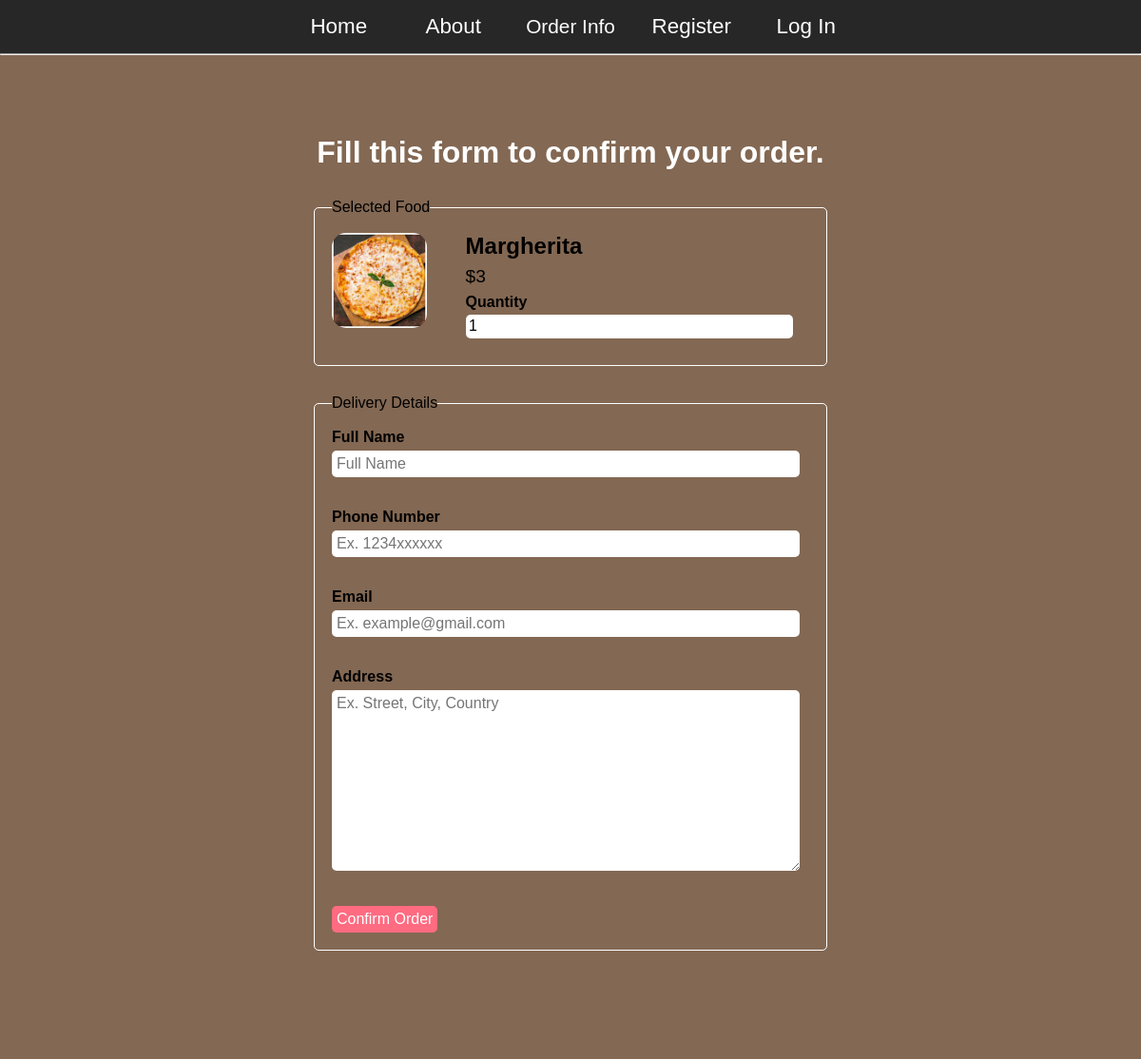
Page /order.php?food_id=6 on the committed database.
### tables this page shows
CREATE TABLE `tbl_food` (
  `id` int(10) UNSIGNED NOT NULL,
  `title` varchar(100) NOT NULL,
  `description` text NOT NULL,
  `price` decimal(10,0) NOT NULL,
  `image_name` varchar(255) NOT NULL,
  `category_id` int(11) UNSIGNED NOT NULL,
  `featured` varchar(10) NOT NULL,
  `active` varchar(10) NOT NULL
);

### order.php (the view, shortened to what this page needs)
<?php include('config/constants.php');?>
<!DOCTYPE html>
<html>
    <head>
        <link href="CSS/orderform.css" rel="stylesheet" />
    </head>
    <body>
        <header>
            <nav>
                <ul style="width:100vw;">
                    <li class="home"><a href="<?php echo SITEURL; ?>index.php" > Home</a></li>
                    <li class="about"><a href="<?php echo SITEURL; ?>about.php">About</a></li>
                    <div class="dropdown">
                        <button class="dropbtn"> Order Info</button>
                        </div>
                        <li class="register"><a href="register.html">Register</a></li>
                        <li class="login"><a href="login.html">Log In</a></li>
                </ul>
            </nav>
        </header>
        <hr>
       <?php
       if(isset($_GET['food_id']))
       {
           $food_id = $_GET['food_id'];
           $sql = "SELECT * FROM tbl_food WHERE id=$food_id";
           $res = mysqli_query($conn, $sql);
           $count = mysqli_num_rows($res);
           if($count==1)
           {
               $row = mysqli_fetch_assoc($res);
               $title = $row['title'];
               $price = $row['price'];
               $image_name = $row['image_name'];
           }
           else
           {
               header('location:'.SITEURL);
           }
       }
       else
       {
           header('location:'.SITEURL);
       }
       ?>
        <section class="backround">
            <div class="container">
           <h2 class="text-center text-white">Fill this form to confirm your order.</h2>
           <form action="" method="POST" class="order">
           <fieldset>
            <legend>Selected Food</legend>
            <div class="food-menu-img">
                <?php
                    if($image_name=="")
                    {
                        echo "<div class='error'>Image not Available.</div>";
                    }
                    else
                    {
                        ?>
                        <img src="<?php echo SITEURL; ?>images/food/<?php echo $image_name; ?>" alt="Chicke Hawain Pizza" class="img-responsive img-curve">
                        <?php
                    }
                ?>
            </div>
            <div class="food-menu-desc">
                <h3><?php echo $title; ?></h3>
                <p class="food-price">$<?php echo $price; ?></p>
                <div class="order-label">Quantity</div>
                <input type="number" name="qty" class="input-responsive" value="1" required>
            </div>
                    </fieldset>
                    <fieldset>
                        <legend>Delivery Details</legend>
                        <div class="order-label">Full Name</div>
                        <input type="text" name="full-name" placeholder="Full Name" class="input-responsive" required id="name-input">
                        <br> <br>
                        <div class="order-label">Phone Number</div>
                        <input type="tel" name="contact" placeholder="Ex. 1234xxxxxx" class="input-responsive" required id="telephone">
                        <br> <br>
                        <div class="order-label">Email</div>
                        <input type="email" name="email" placeholder="Ex. example@gmail.com" class="input-responsive" required id="email">
                        <br> <br>
                        <div class="order-label">Address</div>
                        <textarea name="address" rows="10" placeholder="Ex. Street, City, Country" class="input-responsive" required id="address"></textarea>
                        <br> <br>
                        <input type="submit" name="submit" value="Confirm Order" class="btn btn-primary" id="submit">
                    </fieldset>
                </form>
            </div>
        </section>
    </body>
</html>

### CSS/orderform.css (style rules this page uses)
* { margin:0; padding:0 ; font-family: Arial, Helvetica, sans-serif; }
.img-responsive { width: 100%; }
.img-curve { border-radius: 15px; }
.text-center { text-align: center; }
.text-white { color: white; }
.btn { padding: 1%; border: none; font-size: 1rem; border-radius: 5px; }
.btn-primary { background-color: #ff6b81; color: white; cursor: pointer; }
h2 { color: #2f3542; font-size: 2rem; margin-bottom: 2%; }
h3 { font-size: 1.5rem; }
fieldset { border: 1px solid white; margin: 5%; padding: 3%; border-radius: 5px; }
nav ul { list-style: none; background-color: #272727; text-align: center; padding: 0; margin: 0; }
nav li { font-family:Arial,sans-serif; font-size: 1.2em; line-height: 40px; height: 40px; border-bottom: 1px solid #888; }
nav a { text-decoration: none; color: #fff; display: block; transition: .3s background-color; }
@media screen and (min-width: 600px) { nav li { width: 120px; border-bottom: none; height: 50px; line-height: 50px; font-size: 1.4em; } }
@media screen and (min-width: 600px) { nav li { display: inline-block; margin-right: -4px; } }
@media screen and (min-width: 600px) { .dropbtn { background-color: #272727; color: white; padding: 16px; font-family:Arial,sans-serif; font-size: 1.3em; border: none; cursor: pointer; } }
@media screen and (min-width: 600px) { .dropdown { position: relative; display: inline-block; } }
@media screen and (min-width: 600px) { .backround { background-image: url(../images/brown.jpg); background-size: cover; background-repeat: no-repeat; background-position: center; padding: 7% 0; } }
@media screen and (min-width: 600px) { .food-menu-img { width: 20%; float: left; } }
@media screen and (min-width: 600px) { .food-menu-desc { width: 70%; float: left; margin-left: 8%; } }
@media screen and (min-width: 600px) { .food-price { font-size: 1.2rem; margin: 2% 0; } }
@media screen and (min-width: 600px) { .order { width: 50%; margin: 0 auto; } }
@media screen and (min-width: 600px) { .input-responsive { width: 96%; padding: 1%; margin-bottom: 3%; border: none; border-radius: 5px; font-size: 1rem; } }
@media screen and (min-width: 600px) { .order-label { margin-bottom: 1%; font-weight: bold; } }

### rows in the picture
tbl_food: image_name (picture), title "Margherita", price "3"
